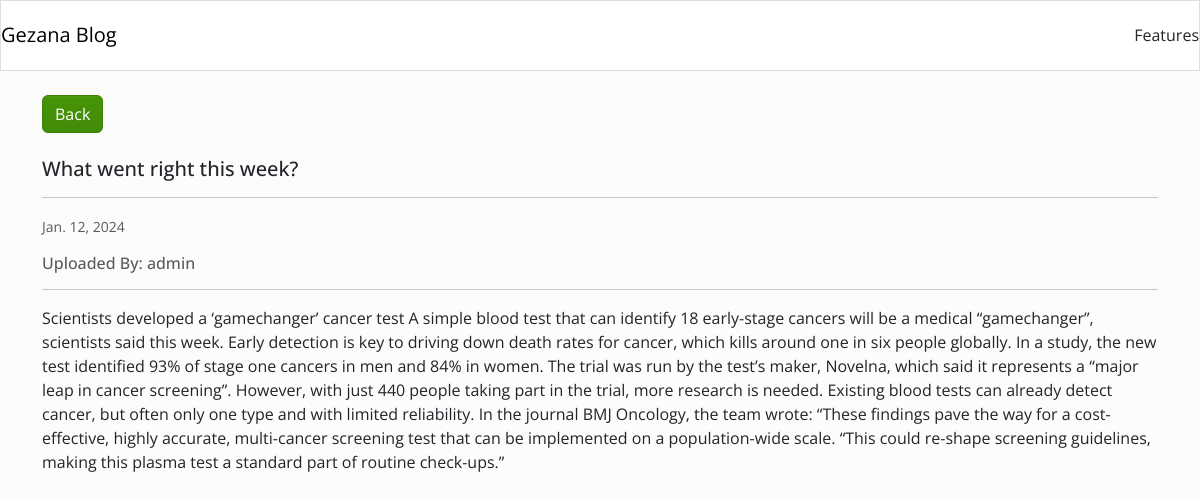
Screenshot of /3/ with the database file from the repository.
### blog/models.py (models this page shows)
class Article(models.Model):
    title= models.CharField(max_length=255)
    content = models.TextField()
    author=models.ForeignKey(User, on_delete=models.CASCADE,default=12345)
    date=models.DateField(auto_now_add=True)
    featured = models.BooleanField(default=False)

### blog/views.py (the view)
# urls.py: path('<int:pk>/', DetailPage.as_view() ,name='detail_article'),
class DetailPage(DetailView):
    model=Article
    template_name='blog/blog_post.html'

### blog/templates/blog/blog_post.html
{% extends 'blog/base.html' %}
{% block content %}
<div class="container mt-4">
    <a class="btn btn-success" href="{% url 'index' %}" role="button">Back</a>
</div>
<div class="container mt-4">
    <h5 class="card-title">{{object.title}}</h5>
    <hr>
    <p class="card-text"><small class="text-muted">{{object.date}}</small></p>
    <h6 class="card-subtitle mb-2 text-muted">Uploaded By: {{object.author.username}}</h6>
    <hr>
    <p class="card-text">{{object.content }}</p>
</div>
{% endblock content %}

### rows the page displays
Article: title "What went right this week?", date "Jan. 12, 2024", author.username "admin", content "Scientists developed a ‘gamechanger’ cancer test A simple blood test that can identify 18 early-stage cancers will be a medical “gamechanger”, scientists said this week. Early detection is key to driving down death rates for cancer, which kills around one in six people globally. In a study, the new test identified 93% of stage one cancers in men and 84% in women. The trial was run by the test’s maker, Novelna, which said it represents a “major leap in cancer screening”. However, with just 440 people taking part in the trial, more research is needed. Existing blood tests can already detect cancer, but often only one type and with limited reliability. In the journal BMJ Oncology, the team…"
